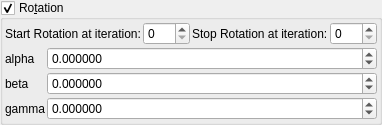
    <widget class="MyGroupBox" name="groupCheck_transf_rotation_enabled">
     <property name="title">
      <string>Ro&amp;tation</string>
     </property>
     <property name="checkable">
      <bool>true</bool>
     </property>
     <layout class="QVBoxLayout" name="verticalLayout_9" stretch="0,0">
      <property name="spacing">
       <number>2</number>
      </property>
      <property name="leftMargin">
       <number>2</number>
      </property>
      <property name="topMargin">
       <number>2</number>
      </property>
      <property name="rightMargin">
       <number>2</number>
      </property>
      <property name="bottomMargin">
       <number>2</number>
      </property>
      <item>
       <layout class="QGridLayout" name="gridLayout_62">
        <property name="spacing">
         <number>2</number>
        </property>
        <item row="1" column="2">
         <widget class="QLabel" name="label_247">
          <property name="text">
           <string>Stop Rotation at iteration:</string>
          </property>
         </widget>
        </item>
        <item row="1" column="3">
         <widget class="MySpinBox" name="spinboxInt_transf_stop_iterations_R">
          <property name="sizePolicy">
           <sizepolicy hsizetype="Minimum" vsizetype="Maximum">
            <horstretch>0</horstretch>
            <verstretch>0</verstretch>
           </sizepolicy>
          </property>
          <property name="maximum">
           <number>999</number>
          </property>
         </widget>
        </item>
        <item row="1" column="1">
         <widget class="MySpinBox" name="spinboxInt_transf_start_iterations_R">
          <property name="sizePolicy">
           <sizepolicy hsizetype="Minimum" vsizetype="Maximum">
            <horstretch>0</horstretch>
            <verstretch>0</verstretch>
           </sizepolicy>
          </property>
          <property name="maximum">
           <number>999</number>
          </property>
         </widget>
        </item>
        <item row="1" column="0">
         <widget class="QLabel" name="label_246">
          <property name="text">
           <string>Start Rotation at iteration:</string>
          </property>
         </widget>
        </item>
       </layout>
      </item>
      <item>
       <layout class="QGridLayout" name="gridLayout_10" columnstretch="0,1">
        <property name="spacing">
         <number>2</number>
        </property>
        <item row="4" column="0">
         <widget class="QLabel" name="label_45">
          <property name="text">
           <string notr="true">gamma</string>
          </property>
         </widget>
        </item>
        <item row="3" column="0">
         <widget class="QLabel" name="label_46">
          <property name="text">
           <string notr="true">beta</string>
          </property>
         </widget>
        </item>
        <item row="1" column="0">
         <widget class="QLabel" name="label_47">
          <property name="text">
           <string notr="true">alpha</string>
          </property>
         </widget>
        </item>
        <item row="1" column="1">
         <widget class="MyDoubleSpinBox" name="spinboxd3_transf_rotation_x">
          <property name="sizePolicy">
           <sizepolicy hsizetype="Minimum" vsizetype="Maximum">
            <horstretch>0</horstretch>
            <verstretch>0</verstretch>
           </sizepolicy>
          </property>
          <property name="prefix">
           <string/>
          </property>
          <property name="suffix">
           <string/>
          </property>
          <property name="decimals">
           <number>6</number>
          </property>
          <property name="minimum">
           <double>-36000.000000000000000</double>
          </property>
          <property name="maximum">
           <double>36000.000000000000000</double>
          </property>
          <property name="singleStep">
           <double>1.000000000000000</double>
          </property>
         </widget>
        </item>
        <item row="3" column="1">
         <widget class="MyDoubleSpinBox" name="spinboxd3_transf_rotation_y">
          <property name="sizePolicy">
           <sizepolicy hsizetype="Minimum" vsizetype="Maximum">
            <horstretch>0</horstretch>
            <verstretch>0</verstretch>
           </sizepolicy>
          </property>
          <property name="prefix">
           <string/>
          </property>
          <property name="suffix">
           <string/>
          </property>
          <property name="decimals">
           <number>6</number>
          </property>
          <property name="minimum">
           <double>-36000.000000000000000</double>
          </property>
          <property name="maximum">
           <double>36000.000000000000000</double>
          </property>
          <property name="singleStep">
           <double>1.000000000000000</double>
          </property>
         </widget>
        </item>
        <item row="4" column="1">
         <widget class="MyDoubleSpinBox" name="spinboxd3_transf_rotation_z">
          <property name="sizePolicy">
           <sizepolicy hsizetype="Minimum" vsizetype="Maximum">
            <horstretch>0</horstretch>
            <verstretch>0</verstretch>
           </sizepolicy>
          </property>
          <property name="prefix">
           <string/>
          </property>
          <property name="suffix">
           <string/>
          </property>
          <property name="decimals">
           <number>6</number>
          </property>
          <property name="minimum">
           <double>-36000.000000000000000</double>
          </property>
          <property name="maximum">
           <double>36000.000000000000000</double>
          </property>
          <property name="singleStep">
           <double>1.000000000000000</double>
          </property>
         </widget>
        </item>
       </layout>
      </item>
     </layout>
    </widget>
